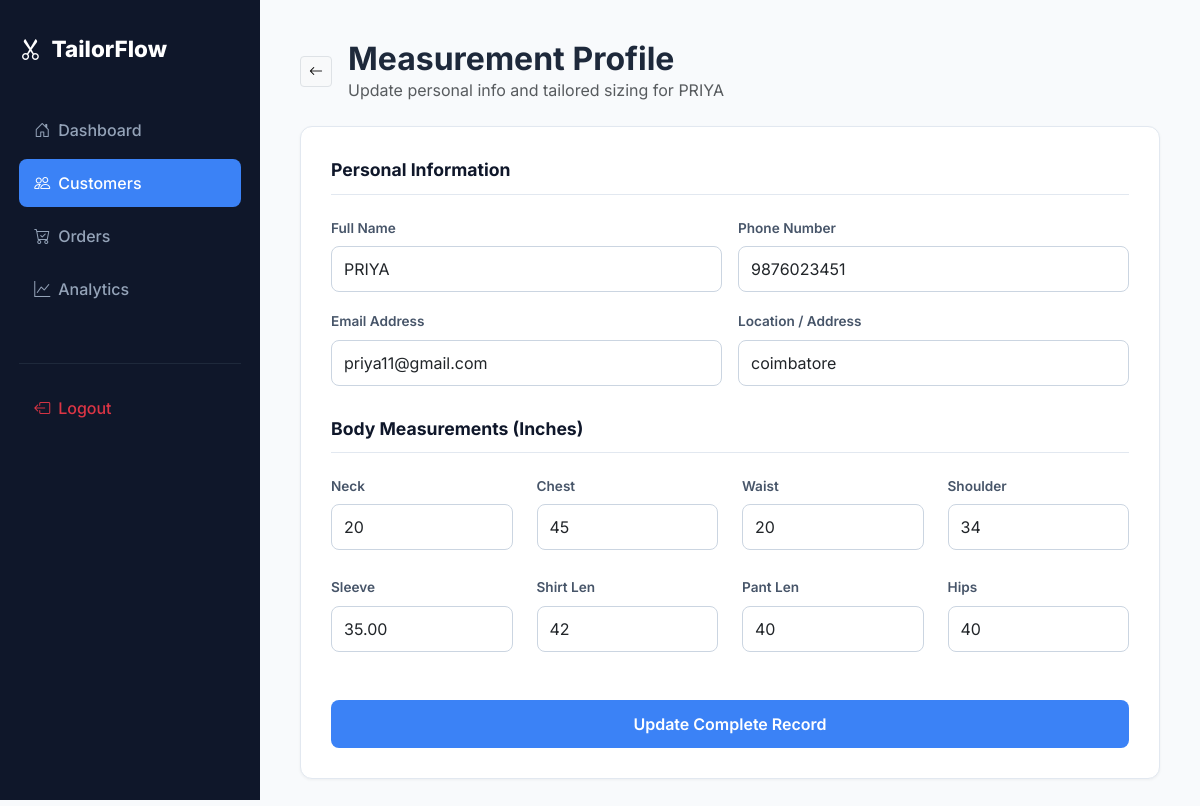
Page /measurement.php?cid=28 (signed in) on the committed database.
### tables this page shows
CREATE TABLE `customers` (
  `id` int(11) NOT NULL,
  `name` varchar(100) NOT NULL,
  `phone` varchar(15) DEFAULT NULL,
  `email` varchar(100) DEFAULT NULL,
  `address` text DEFAULT NULL,
  `created_at` timestamp NOT NULL DEFAULT current_timestamp()
);

CREATE TABLE `measurements` (
  `id` int(11) NOT NULL,
  `customer_id` int(11) DEFAULT NULL,
  `chest` int(11) DEFAULT NULL,
  `waist` int(11) DEFAULT NULL,
  `hips` int(11) DEFAULT NULL,
  `shoulder` int(11) DEFAULT NULL,
  `sleeve_length` decimal(5,2) DEFAULT NULL,
  `pant_length` float DEFAULT NULL,
  `created_at` timestamp NOT NULL DEFAULT current_timestamp(),
  `neck` varchar(10) DEFAULT NULL,
  `shirt_length` float DEFAULT NULL
);

### measurement.php (the view, shortened to what this page needs)
<?php
include 'config.php';
$customer_id = isset($_GET['cid']) ? (int)$_GET['cid'] : 0;
$stmt = $pdo->prepare("SELECT * FROM customers WHERE id = ?");
$stmt->execute([$customer_id]);
$customer = $stmt->fetch();
$stmt = $pdo->prepare("SELECT * FROM measurements WHERE customer_id = ?");
$stmt->execute([$customer_id]);
$m = $stmt->fetch();
?>
<!DOCTYPE html>
<html lang="en">
<head>
    <link href="https://cdn.jsdelivr.net/npm/bootstrap@5.3.0/dist/css/bootstrap.min.css" rel="stylesheet">
    <link href="https://cdn.jsdelivr.net/npm/bootstrap-icons@1.11.3/font/bootstrap-icons.css" rel="stylesheet">
</head>
<body>
    <aside class="sidebar">
        <div class="brand"><i class="bi bi-scissors"></i> TailorFlow</div>
        <nav>
            <a href="home.php" class="nav-link"><i class="bi bi-house-door me-2"></i> Dashboard</a>
            <a href="customers.php" class="nav-link active"><i class="bi bi-people me-2"></i> Customers</a>
            <a href="orders.php" class="nav-link"><i class="bi bi-cart-check me-2"></i> Orders</a>
            <a href="reports.php" class="nav-link"><i class="bi bi-graph-up me-2"></i> Analytics</a>
            <div style="margin-top: 50px; border-top: 1px solid #1e293b; padding-top: 20px;">
                <a href="logout.php" class="nav-link text-danger"><i class="bi bi-box-arrow-left me-2"></i> Logout</a>
            </div>
        </nav>
    </aside>
    <main class="main-content">
        <div class="mb-4 d-flex align-items-center gap-3">
            <a href="customers.php" class="btn btn-sm btn-light border"><i class="bi bi-arrow-left"></i></a>
            <div>
                <h2 class="fw-bold mb-0">Measurement Profile</h2>
                <p class="text-muted mb-0">Update personal info and tailored sizing for <?php echo htmlspecialchars($customer['name']); ?></p>
            </div>
        </div>
        <div class="content-card">
            <form method="POST">
                <div class="section-divider mt-0">Personal Information</div>
                <div class="row g-3">
                    <div class="col-md-6">
                        <label class="form-label">Full Name</label>
                        <input type="text" name="name" class="form-control" value="<?php echo htmlspecialchars($customer['name']); ?>" required>
                    </div>
                    <div class="col-md-6">
                        <label class="form-label">Phone Number</label>
                        <input type="text" name="phone" class="form-control" value="<?php echo htmlspecialchars($customer['phone']); ?>">
                    </div>
                    <div class="col-md-6">
                        <label class="form-label">Email Address</label>
                        <input type="email" name="email" class="form-control" value="<?php echo htmlspecialchars($customer['email']); ?>">
                    </div>
                    <div class="col-md-6">
                        <label class="form-label">Location / Address</label>
                        <input type="text" name="address" class="form-control" value="<?php echo htmlspecialchars($customer['address']); ?>">
                    </div>
                </div>
                <div class="section-divider">Body Measurements (Inches)</div>
                <div class="row g-4">
                    <div class="col-md-3 col-6">
                        <label class="form-label">Neck</label>
                        <input type="number" step="0.01" name="neck" class="form-control" value="<?php echo $m['neck'] ?? ''; ?>">
                    </div>
                    <div class="col-md-3 col-6">
                        <label class="form-label">Chest</label>
                        <input type="number" step="0.01" name="chest" class="form-control" value="<?php echo $m['chest'] ?? ''; ?>">
                    </div>
                    <div class="col-md-3 col-6">
                        <label class="form-label">Waist</label>
                        <input type="number" step="0.01" name="waist" class="form-control" value="<?php echo $m['waist'] ?? ''; ?>">
                    </div>
                    <div class="col-md-3 col-6">
                        <label class="form-label">Shoulder</label>
                        <input type="number" step="0.01" name="shoulder" class="form-control" value="<?php echo $m['shoulder'] ?? ''; ?>">
                    </div>
                    <div class="col-md-3 col-6">
                        <label class="form-label">Sleeve</label>
                        <input type="number" step="0.01" name="sleeve_length" class="form-control" value="<?php echo $m['sleeve_length'] ?? ''; ?>">
                    </div>
                    <div class="col-md-3 col-6">
                        <label class="form-label">Shirt Len</label>
                        <input type="number" step="0.01" name="shirt_length" class="form-control" value="<?php echo $m['shirt_length'] ?? ''; ?>">
                    </div>
                    <div class="col-md-3 col-6">
                        <label class="form-label">Pant Len</label>
                        <input type="number" step="0.01" name="pant_length" class="form-control" value="<?php echo $m['pant_length'] ?? ''; ?>">
                    </div>
                    <div class="col-md-3 col-6">
                        <label class="form-label">Hips</label>
                        <input type="number" step="0.01" name="hips" class="form-control" value="<?php echo $m['hips'] ?? ''; ?>">
                    </div>
                    <div class="col-12 mt-5">
                        <button name="save" class="btn btn-submit">Update Complete Record</button>
                    </div>
                </div>
            </form>
        </div>
    </main>
</body>
</html>

### measurement.php (style rules this page uses)
body { background-color: #f8fafc; color: #1e293b; font-family: 'Inter', sans-serif; margin: 0; }
.sidebar { width: 260px; height: 100vh; position: fixed; background: #0f172a; padding: 2rem 1.2rem; z-index: 1000; }
.brand { font-size: 1.4rem; font-weight: 800; color: #ffffff; margin-bottom: 2.5rem; display: flex; align-items: center; gap: 10px; }
.nav-link { display: flex; align-items: center; padding: 12px 15px; color: #94a3b8; text-decoration: none; border-radius: 8px; margin-bottom: 5px; font-weight: 500; transition: 0.2s; }
.nav-link.active { background: #3b82f6; color: #fff; }
.main-content { margin-left: 260px; padding: 40px; width: calc(100% - 260px); }
.content-card { background: #ffffff; border-radius: 12px; border: 1px solid #e2e8f0; padding: 30px; box-shadow: 0 1px 3px rgba(0,0,0,0.05); margin-bottom: 30px; }
.form-label { font-weight: 600; font-size: 0.85rem; color: #475569; margin-bottom: 8px; }
.form-control { border: 1px solid #cbd5e1; padding: 10px 12px; border-radius: 8px; }
.btn-submit { background: #3b82f6; color: white; border: none; padding: 12px 25px; border-radius: 8px; font-weight: 600; width: 100%; transition: 0.2s; }
.section-divider { border-bottom: 1px solid #e2e8f0; margin: 30px 0 20px 0; padding-bottom: 10px; font-weight: 700; color: #0f172a; font-size: 1.1rem; }

### rows in the picture
customers: name "PRIYA", phone "9876023451", email "priya11@gmail.com", address "coimbatore"
measurements: neck "20", chest "45", waist "20", shoulder "34", sleeve_length "35.00", shirt_length "42", pant_length "40", hips "40"
